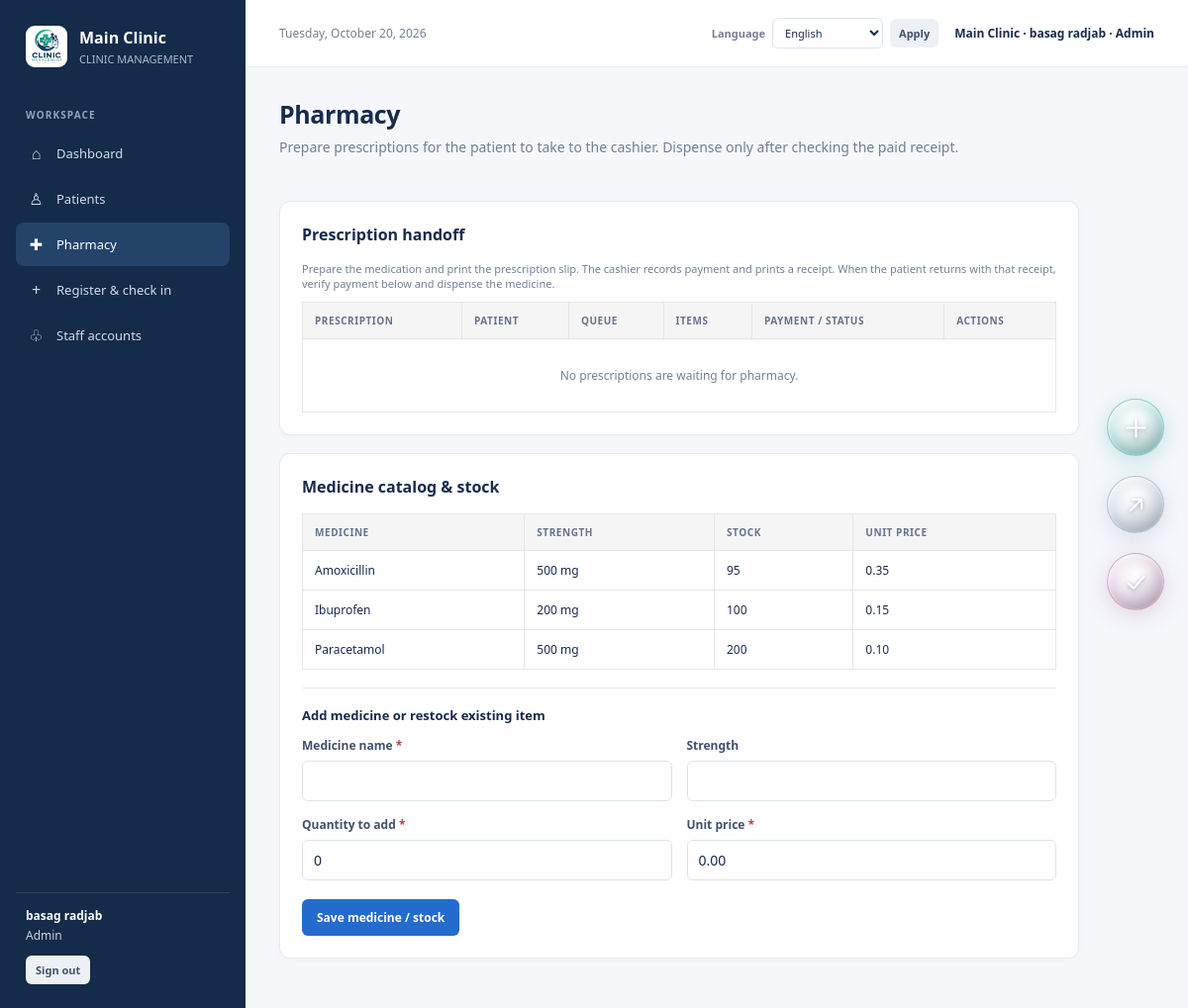
Screenshot of /?page=pharmacy (signed in) with the database file from the repository.
### tables this page shows
CREATE TABLE `clinics` (
  `id` bigint(20) UNSIGNED NOT NULL,
  `name` varchar(150) NOT NULL,
  `slug` varchar(100) NOT NULL,
  `active` tinyint(1) NOT NULL DEFAULT 1,
  `created_at` timestamp NOT NULL DEFAULT current_timestamp()
);

CREATE TABLE `medicines` (
  `id` bigint(20) UNSIGNED NOT NULL,
  `clinic_id` bigint(20) UNSIGNED NOT NULL,
  `name` varchar(150) NOT NULL,
  `strength` varchar(80) DEFAULT NULL,
  `stock_quantity` int(10) UNSIGNED NOT NULL DEFAULT 0,
  `unit_price` decimal(10,2) NOT NULL DEFAULT 0.00,
  `active` tinyint(1) NOT NULL DEFAULT 1
);

### index.php (called while the page is built, shortened)
<?php
require __DIR__ . '/app/bootstrap.php';
require __DIR__ . '/views/layout.php';

### app/bootstrap.php (called while the page is built, shortened)
<?php
require_once __DIR__ . '/helpers.php';
require_once __DIR__ . '/translations.php';
$language = $_SESSION['language'] ?? 'en';
require_once __DIR__ . '/actions.php';
try {
    $pdo = db();
    $userCount = (int)$pdo->query('SELECT COUNT(*) FROM users')->fetchColumn();
} catch (Throwable $e) {
    http_response_code(503);
    echo translateHtml('<!doctype html><html><head><meta charset="utf-8"><meta name="viewport" content="width=device-width, initial-scale=1"><meta name="theme-color" content="#142b49"><title>Database setup required · Clinic Management</title><link rel="icon" type="image/png" href="assets/Designer.png"><link rel="stylesheet" href="assets/css/style.css"></head><body><main class="login-page"><section class="login-art"><div class="brand"><img class="brand-logo" src="assets/Designer.png" alt="Clinic Management logo"><div><strong>Clinic Management</strong><small>PEOPLE · CARE · EFFICIENCY</small></div></div><h1>Clinic care, connected.</h1><p>A clear view of every patient visit, from check-in to follow-up.</p></section><section class="login-side"><div class="login-box"><h2>Database setup required</h2><p class="subheading">Start MySQL in XAMPP, import <strong>schema.sql</strong> and the required database migrations using phpMyAdmin, then check the settings in <strong>config.php</strong>.</p><div class="notice error">' . h($e->getMessage()) . '</div></div></section></main></body></html>');
    exit;
}
$user = currentUser();
$requestedPage = (string)($_GET['page'] ?? 'dashboard');
if (!$user) {
    $page = $userCount === 0 ? 'setup' : (in_array($requestedPage, ['register_clinic'], true) ? $requestedPage : 'login');
} else {
    $stmt = $pdo->prepare('SELECT id, name, slug FROM clinics WHERE id=? AND active=1');
    $stmt->execute([(int)($user['clinic_id'] ?? 0)]);
    $clinic = $stmt->fetch();
}

### views/pages/pharmacy.php (the view, shortened to what this page needs)
<?php
if ($page === 'pharmacy') {
    $clinicId = currentClinicId();
    $canManagePrescriptions = in_array(($user['role'] ?? ''), ['Admin', 'Pharmacist'], true);
    $stmt = $pdo->prepare('SELECT * FROM medicines WHERE clinic_id=? AND active=1 ORDER BY name');
    $stmt->execute([$clinicId]);
    $medicines = $stmt->fetchAll();
    $stmt = $pdo->prepare("SELECT p.id prescription_id, p.created_at, p.status, v.id visit_id, v.queue_number, pt.full_name, pt.patient_number, COALESCE((SELECT SUM(pi.quantity*m.unit_price) FROM prescription_items pi JOIN medicines m ON m.id=pi.medicine_id AND m.clinic_id=v.clinic_id WHERE pi.prescription_id=p.id),0) medicine_total, i.id invoice_id, COALESCE(i.consultation_fee+i.other_charges,0)+COALESCE((SELECT SUM(pi.quantity*m.unit_price) FROM prescriptions rx JOIN prescription_items pi ON pi.prescription_id=rx.id JOIN medicines m ON m.id=pi.medicine_id AND m.clinic_id=v.clinic_id WHERE rx.visit_id=v.id),0) invoice_total, COALESCE((SELECT SUM(pay.amount) FROM payments pay WHERE pay.invoice_id=i.id),0) paid FROM prescriptions p JOIN visits v ON v.id=p.visit_id JOIN patients pt ON pt.id=v.patient_id AND pt.clinic_id=v.clinic_id LEFT JOIN invoices i ON i.visit_id=v.id WHERE v.clinic_id=? AND p.status <> 'Dispensed' ORDER BY p.created_at");
    $stmt->execute([$clinicId]);
    $pending = $stmt->fetchAll();
    ?>
    <div class="page-head"><div><h1>Pharmacy</h1><p class="subheading">Prepare prescriptions for the patient to take to the cashier. Dispense only after checking the paid receipt.</p></div></div>
    <section class="card"><h2>Prescription handoff</h2><p class="hint">Prepare the medication and print the prescription slip. The cashier records payment and prints a receipt. When the patient returns with that receipt, verify payment below and dispense the medicine.</p><div class="table-wrap"><table><thead><tr><th>Prescription</th><th>Patient</th><th>Queue</th><th>Items</th><th>Payment / status</th><th>Actions</th></tr></thead><tbody>
        <?php if (!$pending): ?><tr><td colspan="6" class="empty">No prescriptions are waiting for pharmacy.</td></tr><?php endif; ?>
    </tbody></table></div></section>
    <section class="card"><h2>Medicine catalog & stock</h2><div class="table-wrap"><table><thead><tr><th>Medicine</th><th>Strength</th><th>Stock</th><th>Unit price</th></tr></thead><tbody><?php foreach ($medicines as $med): ?><tr><td><?= h($med['name']) ?></td><td><?= h($med['strength'] ?: '—') ?></td><td><?= (int)$med['stock_quantity'] ?></td><td><?= money($med['unit_price']) ?></td></tr><?php endforeach; ?></tbody></table></div><?php if ($canManagePrescriptions): ?><hr class="line"><h3 style="font-size:13px">Add medicine or restock existing item</h3><?php formStart('medicine_add'); ?><div class="form-grid"><?php field('Medicine name', 'name', '', 'text', true); field('Strength', 'strength'); field('Quantity to add', 'stock_quantity', '0', 'number', true); field('Unit price', 'unit_price', '0.00', 'number', true); ?></div><div class="actions"><button class="btn btn-primary">Save medicine / stock</button></div></form><?php endif; ?></section>
    <?php
}
?>

### views/layout.php (shortened to what this page needs)
<?php
$nav = [
    ['dashboard', '⌂', 'Dashboard'], ['patients', '♙', 'Patients'],
    ['pharmacy', '✚', 'Pharmacy'],
];
if (in_array(($user['role'] ?? ''), ['Admin', 'Receptionist'], true)) {
    $nav[] = ['register', '+', 'Register & check in'];
}
if (($user['role'] ?? '') === 'Admin') {
    $nav[] = ['staff', '♧', 'Staff accounts'];
}
?>
<!doctype html>
<html lang="<?= h($language) ?>">
<head><link rel="stylesheet" href="assets/css/style.css"></head>
<body><div class="layout">
    <aside class="sidebar">
        <div class="brand"><img class="brand-logo" src="assets/Designer.png" alt=""><div><strong><?= h($clinic['name']) ?></strong><small>CLINIC MANAGEMENT</small></div></div>
        <div class="nav-label">Workspace</div><nav>
            <?php foreach ($nav as [$key, $icon, $label]): ?><a class="nav-link<?= $page === $key ? ' active' : '' ?>" href="?page=<?= h($key) ?>"><span class="nav-icon"><?= h($icon) ?></span><?= h($label) ?></a><?php endforeach; ?>
        </nav>
        <div class="sidebar-bottom"><strong><?= h($user['full_name']) ?></strong><?= h($user['role']) ?><form method="post" style="margin:0"><button class="btn btn-light btn-small" style="margin-top:12px">Sign out</button></form></div>
    </aside>
    <main class="main">
        <header class="topbar"><span class="date"><?= h(localizedToday()) ?></span><div class="topbar-tools"><?php languageSelector($page, $page === 'visit' ? (int)($_GET['id'] ?? 0) : null); ?><span class="user-chip"><?= h($clinic['name']) ?> · <?= h($user['full_name']) ?> · <?= h($user['role']) ?></span></div></header>
        <div class="content">
            <?php
            $pageViews = [
                'dashboard' => 'dashboard',
                'patients' => 'patients',
                'visit' => 'visit',
                'pharmacy' => 'pharmacy',
                'receipt' => 'receipt',
                'prescription' => 'prescription',
            ];
            if (in_array(($user['role'] ?? ''), ['Admin', 'Receptionist'], true)) {
                $pageViews['register'] = 'register';
            }
            if (isset($pageViews[$page])) {
                require __DIR__ . '/pages/' . $pageViews[$page] . '.php';
            } else {
                require __DIR__ . '/pages/not-found.php';
            }
            ?>
        </div>
        <div class="button-stack" aria-label="Quick actions">
            <?php if (in_array(($user['role'] ?? ''), ['Admin', 'Receptionist'], true)): ?>
            <div class="btn-wrapper"><a class="orb-btn btn-teal" href="?page=register" aria-label="Create patient" title="Create patient"><svg viewBox="0 0 24 24" aria-hidden="true"><line x1="12" y1="4" x2="12" y2="20"></line><line x1="4" y1="12" x2="20" y2="12"></line></svg></a><span class="btn-label">Create</span></div>
            <?php endif; ?>
            <div class="btn-wrapper"><a class="orb-btn btn-silver" href="?page=export_patients" aria-label="Export patient list" title="Export patient list"><svg viewBox="0 0 24 24" aria-hidden="true"><path d="M7 17 L17 7 M17 7 L9 7 M17 7 L17 15"></path></svg></a><span class="btn-label">Export</span></div>
            <?php if (in_array(($user['role'] ?? ''), ['Admin', 'Receptionist'], true)): ?>
            <div class="btn-wrapper"><button class="orb-btn btn-mauve" type="button" aria-label="Confirm patient check-in" title="Confirm patient check-in" data-checkin-open><svg viewBox="0 0 24 24" aria-hidden="true"><path d="M5 13 L10 17.5 L19 7"></path></svg></button><span class="btn-label">Confirm</span></div>
            <?php endif; ?>
        </div>
    </main>
</div>
</body></html>

### rows the page displays
clinics: name "Main Clinic"
medicines: name "Amoxicillin", strength "500 mg", stock_quantity "95", unit_price "0.35"
medicines: name "Ibuprofen", strength "200 mg", stock_quantity "100", unit_price "0.15"
medicines: name "Paracetamol", strength "500 mg", stock_quantity "200", unit_price "0.10"

### other values shown
$icon "⌂"
$label "Dashboard"
$icon "♙"
$label "Patients"
$icon "✚"
$label "Pharmacy"
$icon "+"
$label "Register & check in"
$icon "♧"
$label "Staff accounts"
$user['full_name'] "basag radjab"
$user['role'] "Admin"
localizedToday() "Tuesday, October 20, 2026"
$label "Medicine name Strength Quantity to add Unit price"
form field lang "English"
